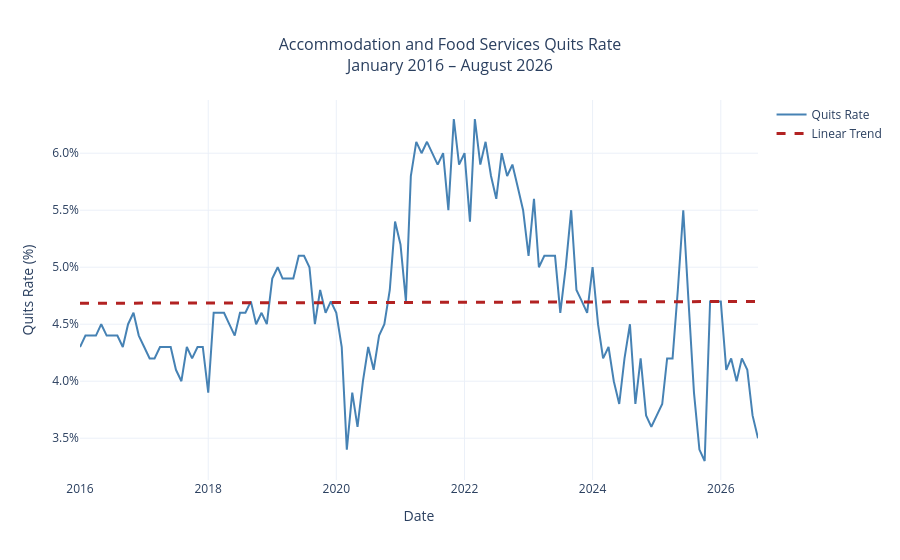

The cell this chart's notebook holds for it:
### Code cell
# =============================================================================
# Section 2: Full Series
# =============================================================================

# Create numeric index for regression
x_numeric = np.arange(len(df))

# Fit linear regression
slope, intercept = np.polyfit(x_numeric, df['quit_rate'], 1)

# Generate trend values
trend_line = slope * x_numeric + intercept

fig = go.Figure()

# Original series
fig.add_trace(go.Scatter(
    x=df.index,
    y=df['quit_rate'],
    mode='lines',
    name='Quits Rate',
    line=dict(color='steelblue', width=2)
))

# Linear trend line
fig.add_trace(go.Scatter(
    x=df.index,
    y=trend_line,
    mode='lines',
    name='Linear Trend',
    line=dict(color='firebrick', width=3, dash='dash')
))

fig.update_layout(
    title=dict(
        text='Accommodation and Food Services Quits Rate<br>January 2016 – August 2026',
        x=0.5,
        font=dict(size=16)
    ),
    xaxis_title='Date',
    yaxis_title='Quits Rate (%)',
    yaxis=dict(
        ticksuffix='%',
        tickformat='.1f'
    ),
    hovermode='x unified',
    template='plotly_white'
)

fig.show()
